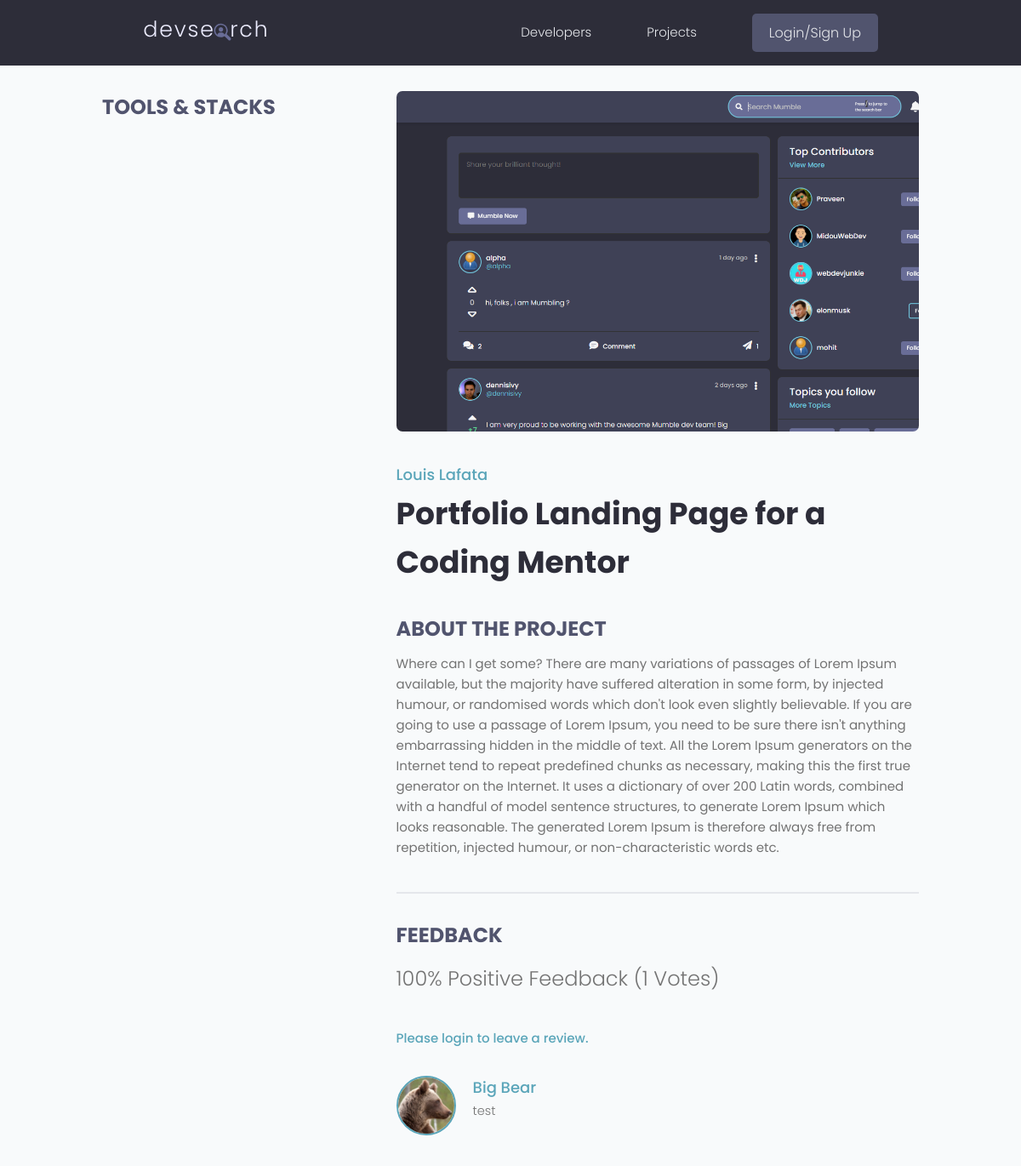
Before: /projects/project/5c3c5ee7-dd9d-47d0-af1b-01c6cfef0c55/ with the older database file.
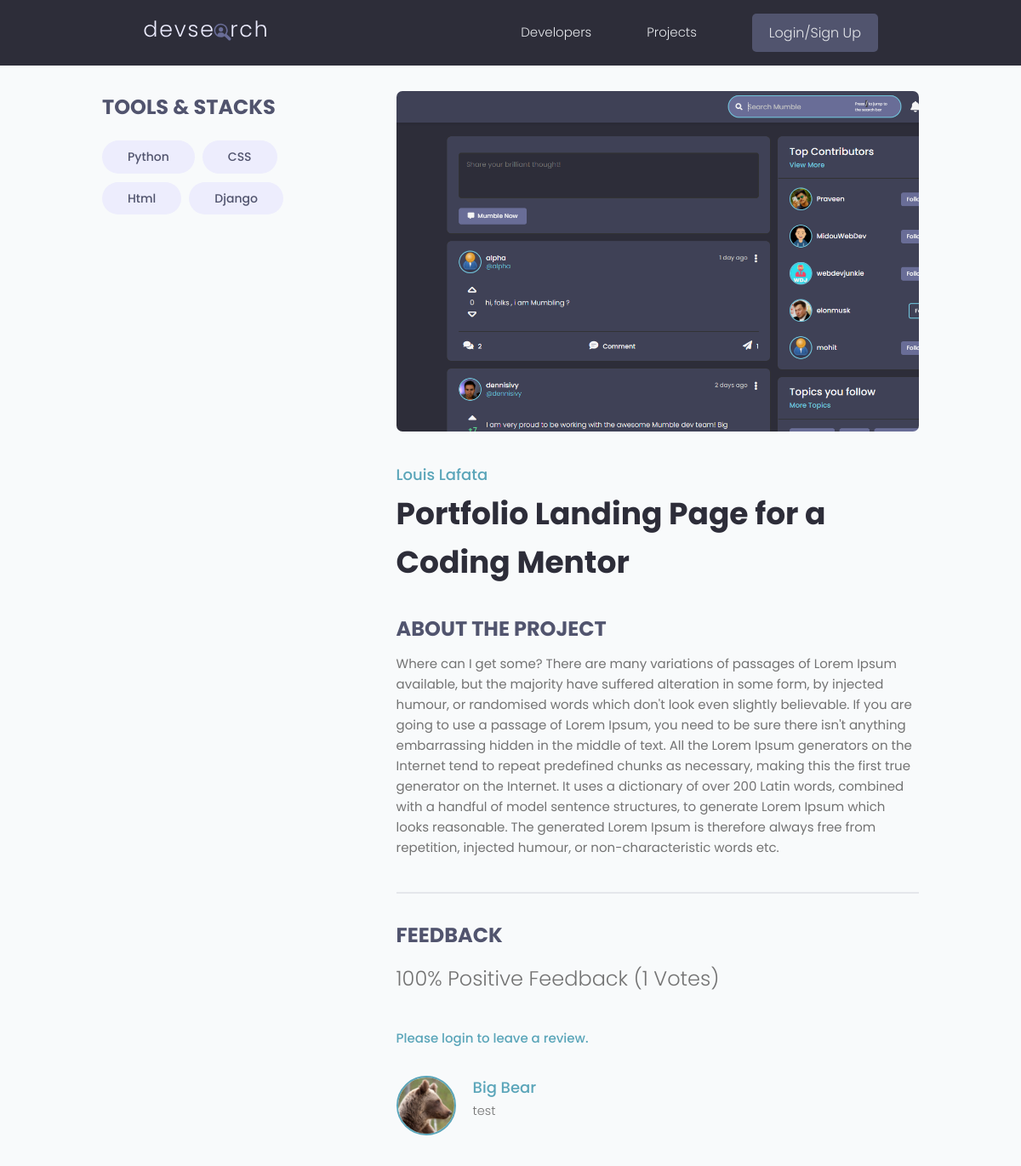
After: the same page with the newer database file.
### projects/models.py (models this page shows, shortened)
class Review(models.Model):
    VOTE_TYPE = (
        ('up', 'Up Vote'),
        ('down', 'Down Vote')
    )
    owner = models.ForeignKey(Profile, on_delete=models.CASCADE, null=True)
    project = models.ForeignKey(Project, on_delete=models.CASCADE)
    body = models.TextField(null=True, blank=True)
    value = models.CharField(max_length=200, choices=VOTE_TYPE)
    created = models.DateTimeField(auto_now_add=True)
    id = models.UUIDField(default=uuid.uuid4, unique=True,
                          primary_key=True, editable=False)
    class Meta:
        unique_together = [['owner', 'project']]

class Tag(models.Model):
    name = models.CharField(max_length=200)
    created = models.DateTimeField(auto_now_add=True)
    id = models.UUIDField(default=uuid.uuid4, unique=True,
                          primary_key=True, editable=False)
    def __str__(self):
        return self.name

### users/models.py (models this page shows, shortened)
class Profile(models.Model):
    user = models.OneToOneField(
        User, on_delete=models.CASCADE, null=True, blank=True)
    name = models.CharField(max_length=200, blank=True, null=True)
    email = models.EmailField(max_length=500, blank=True, null=True)
    username = models.CharField(max_length=200, blank=True, null=True)
    location = models.CharField(max_length=200, blank=True, null=True)
    short_intro = models.CharField(max_length=200, blank=True, null=True)
    bio = models.TextField(blank=True, null=True)
    profile_image = models.ImageField(
        null=True, blank=True, upload_to='profiles/', default="profiles/user-default.png")
    location = models.CharField(max_length=200, blank=True, null=True)
    social_github = models.CharField(max_length=200, blank=True, null=True)
    social_stackoverflow = models.CharField(
        max_length=200, blank=True, null=True)
    social_twitter = models.CharField(max_length=200, blank=True, null=True)
    social_linkedin = models.CharField(max_length=200, blank=True, null=True)
    social_youtube = models.CharField(max_length=200, blank=True, null=True)
    social_website = models.CharField(max_length=200, blank=True, null=True)
    created = models.DateTimeField(auto_now_add=True)
    id = models.UUIDField(default=uuid.uuid4, unique=True,
                          primary_key=True, editable=False)

### projects/views.py (the view, shortened to what this page needs)
# urls.py: path('project/<str:pk>/', views.getProject),
def project(request, pk):
    projectObj = Project.objects.get(id=pk)
    form = ReviewForm()
    tags = projectObj.tags.all()
    return render(request, 'projects/single-project.html', {'project': projectObj, 'form': form, 'tags': tags})

### projects/models.py (called while the page is built)
    @property
    def reviewers(self):
        queryset = self.review_set.all().values_list('owner__id', flat=True)
        return queryset

### projects/templates/projects/single-project.html (shortened to what this page needs)
{% extends 'main.html' %}
{% block content %}
<main class="singleProject my-md">
  <div class="container">
    <div class="layout">
      <div class="column column--1of3">
        <h3 class="singleProject__subtitle">Tools & Stacks</h3>
        <div class="singleProject__toolStack">
          {% for tag in project.tags.all %}
          <span class="tag tag--pill tag--sub tag--lg">
            <small>{{tag}}</small>
          </span>
          {% endfor %}
        </div>
      </div>
      <div class="column column--2of3">
        <img class="singleProject__preview" src="{{project.featured_image.url}}" alt="portfolio thumbnail" />
        <a href="profile.html" class="singleProject__developer">{{project.owner.name}}</a>
        <h2 class="singleProject__title">Portfolio Landing Page for a Coding Mentor</h2>
        <h3 class="singleProject__subtitle">About the Project</h3>
        <div class="singleProject__info">
          {{project.description}}
        </div>
        <div class="comments">
          <h3 class="singleProject__subtitle">Feedback</h3>
          <h5 class="project--rating">
            {{project.vote_ratio}}% Positive Feedback ({{project.vote_total}} Votes)
          </h5>
          {% if request.user.profile.id in project.reviewers %}
          <p>
            You have already submitted your review for this project.
          </p>
          {% elif request.user.profile == project.owner %}
          <p>
            You can not review your own work.
          </p>
          {% else %}
          <a href="{% url 'login' %}?next={{request.path}}">Please login to leave a review.</a>
          {% endif %}
          <div class="commentList">
            {% for review in project.review_set.all %}
            <div class="comment">
              <a href="{% url 'user-profile' review.owner.id %}">
                <img class="avatar avatar--md" src="{{ review.owner.profile_image.url }}" alt="user" />
              </a>
              <div class="comment__details">
                <a href="{% url 'user-profile' review.owner.id %}" class="comment__author">{{review.owner.name}}</a>
                <p class="comment__info">
                  {{review.body | linebreaksbr}}
                </p>
              </div>
            </div>
            {% endfor %}
          </div>
        </div>
      </div>
    </div>
  </div>
</main>
{% endblock content %}

Changed rows visible on the page:
now on this page (row unchanged): Tag: name "Python"
added Tag: name "CSS"
added Tag: name "Html"
now on this page (row unchanged): Tag: name "Django"
